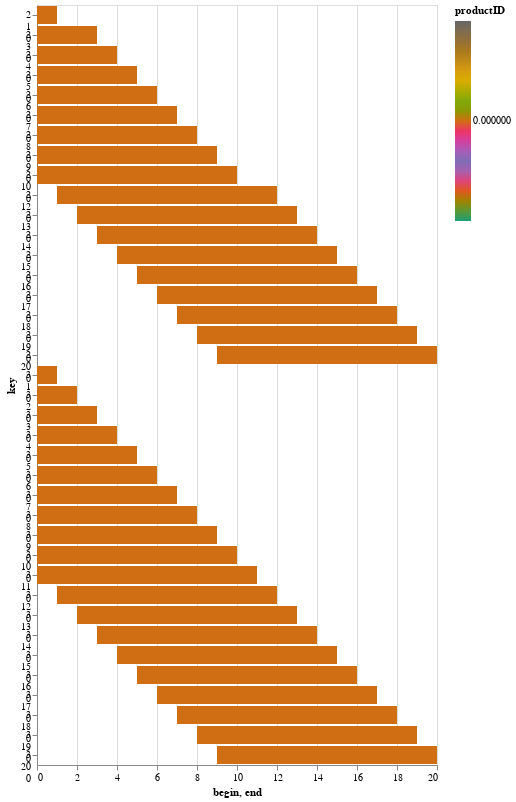

The notebook cell this image was saved under:
### Code cell
schedule=[]
for day, dayRoutes in res.items():
    for hubLocID, hubData in dayRoutes.items():
        for i, product in enumerate(instance.Products):
            schedule.append({'begin':max(0, day-product.daysFresh), 'end': day,'day':day, 'demand': hubData['amounts'][i], 'hubLocID': hubLocID, 'productID':i, 'key':(hubLocID,day,i)})
schedule = pd.DataFrame(schedule).sort_values(by = ['hubLocID', 'day'], ascending=True)

alt.Chart(schedule).mark_bar().encode(
    x='begin',
    x2='end',
    y=alt.Y('key', sort = ['hubLocID', 'day', 'productID']),
    color=alt.Color('productID', scale=alt.Scale(scheme='dark2'))
)

### Figure 1 — Vega-Lite specification as saved in the notebook (floating-point values rounded to 4 significant figures)
{"$schema": "https://vega.github.io/schema/vega-lite/v4.17.0.json", "config": {"view": {"continuousHeight": 300, "continuousWidth": 400}}, "data": {"name": "data-5bb99fea7ef7bf6b4423b4b60c991a4a"}, "datasets": {"data-5bb99fea7ef7bf6b4423b4b60c991a4a": [{"begin": 0, "day": 1, "demand": 11, "end": 1, "hubLocID": 2, "key": [2, 1, 0], "productID": 0}, {"begin": 0, "day": 3, "demand": 7, "end": 3, "hubLocID": 2, "key": [2, 3, 0], "productID": 0}, {"begin": 0, "day": 4, "demand": 22, "end": 4, "hubLocID": 2, "key": [2, 4, 0], "productID": 0}, {"begin": 0, "day": 5, "demand": 23, "end": 5, "hubLocID": 2, "key": [2, 5, 0], "productID": 0}, {"begin": 0, "day": 6, "demand": 1, "end": 6, "hubLocID": 2, "key": [2, 6, 0], "productID": 0}, {"begin": 0, "day": 7, "demand": 9, "end": 7, "hubLocID": 2, "key": [2, 7, 0], "productID": 0}, {"begin": 0, "day": 8, "demand": 5, "end": 8, "hubLocID": 2, "key": [2, 8, 0], "productID": 0}, {"begin": 0, "day": 9, "demand": 9, "end": 9, "hubLocID": 2, "key": [2, 9, 0], "productID": 0}, {"begin": 0, "day": 10, "demand": 5, "end": 10, "hubLocID": 2, "key": [2, 10, 0], "productID": 0}, {"begin": 1, "day": 12, "demand": 15, "end": 12, "hubLocID": 2, "key": [2, 12, 0], "productID": 0}, {"begin": 2, "day": 13, "demand": 1, "end": 13, "hubLocID": 2, "key": [2, 13, 0], "productID": 0}, {"begin": 3, "day": 14, "demand": 5, "end": 14, "hubLocID": 2, "key": [2, 14, 0], "productID": 0}, {"begin": 4, "day": 15, "demand": 11, "end": 15, "hubLocID": 2, "key": [2, 15, 0], "productID": 0}, {"begin": 5, "day": 16, "demand": 2, "end": 16, "hubLocID": 2, "key": [2, 16, 0], "productID": 0}, {"begin": 6, "day": 17, "demand": 2, "end": 17, "hubLocID": 2, "key": [2, 17, 0], "productID": 0}, {"begin": 7, "day": 18, "demand": 9, "end": 18, "hubLocID": 2, "key": [2, 18, 0], "productID": 0}, {"begin": 8, "day": 19, "demand": 4, "end": 19, "hubLocID": 2, "key": [2, 19, 0], "productID": 0}, {"begin": 9, "day": 20, "demand": 12, "end": 20, "hubLocID": 2, "key": [2, 20, 0], "productID": 0}, {"begin": 0, "day": 1, "demand": 43, "end": 1, "hubLocID": 3, "key": [3, 1, 0], "productID": 0}, {"begin": 0, "day": 2, "demand": 30, "end": 2, "hubLocID": 3, "key": [3, 2, 0], "productID": 0}, {"begin": 0, "day": 3, "demand": 26, "end": 3, "hubLocID": 3, "key": [3, 3, 0], "productID": 0}, {"begin": 0, "day": 4, "demand": 69, "end": 4, "hubLocID": 3, "key": [3, 4, 0], "productID": 0}, {"begin": 0, "day": 5, "demand": 35, "end": 5, "hubLocID": 3, "key": [3, 5, 0], "productID": 0}, {"begin": 0, "day": 6, "demand": 38, "end": 6, "hubLocID": 3, "key": [3, 6, 0], "productID": 0}, {"begin": 0, "day": 7, "demand": 49, "end": 7, "hubLocID": 3, "key": [3, 7, 0], "productID": 0}, {"begin": 0, "day": 8, "demand": 35, "end": 8, "hubLocID": 3, "key": [3, 8, 0], "productID": 0}, {"begin": 0, "day": 9, "demand": 59, "end": 9, "hubLocID": 3, "key": [3, 9, 0], "productID": 0}, {"begin": 0, "day": 10, "demand": 34, "end": 10, "hubLocID": 3, "key": [3, 10, 0], "productID": 0}, {"begin": 0, "day": 11, "demand": 16, "end": 11, "hubLocID": 3, "key": [3, 11, 0], "productID": 0}, {"begin": 1, "day": 12, "demand": 46, "end": 12, "hubLocID": 3, "key": [3, 12, 0], "productID": 0}, {"begin": 2, "day": 13, "demand": 55, "end": 13, "hubLocID": 3, "key": [3, 13, 0], "productID": 0}, {"begin": 3, "day": 14, "demand": 28, "end": 14, "hubLocID": 3, "key": [3, 14, 0], "productID": 0}, {"begin": 4, "day": 15, "demand": 43, "end": 15, "hubLocID": 3, "key": [3, 15, 0], "productID": 0}, {"begin": 5, "day": 16, "demand": 47, "end": 16, "hubLocID": 3, "key": [3, 16, 0], "productID": 0}, {"begin": 6, "day": 17, "demand": 41, "end": 17, "hubLocID": 3, "key": [3, 17, 0], "productID": 0}, {"begin": 7, "day": 18, "demand": 42, "end": 18, "hubLocID": 3, "key": [3, 18, 0], "productID": 0}, {"begin": 8, "day": 19, "demand": 70, "end": 19, "hubLocID": 3, "key": [3, 19, 0], "productID": 0}, {"begin": 9, "day": 20, "demand": 90, "end": 20, "hubLocID": 3, "key": [3, 20, 0], "productID": 0}]}, "encoding": {"color": {"field": "productID", "scale": {"scheme": "dark2"}, "type": "quantitative"}, "x": {"field": "begin", "type": "quantitative"}, "x2": {"field": "end"}, "y": {"field": "key", "sort": ["hubLocID", "day", "productID"], "type": "nominal"}}, "mark": "bar"}
